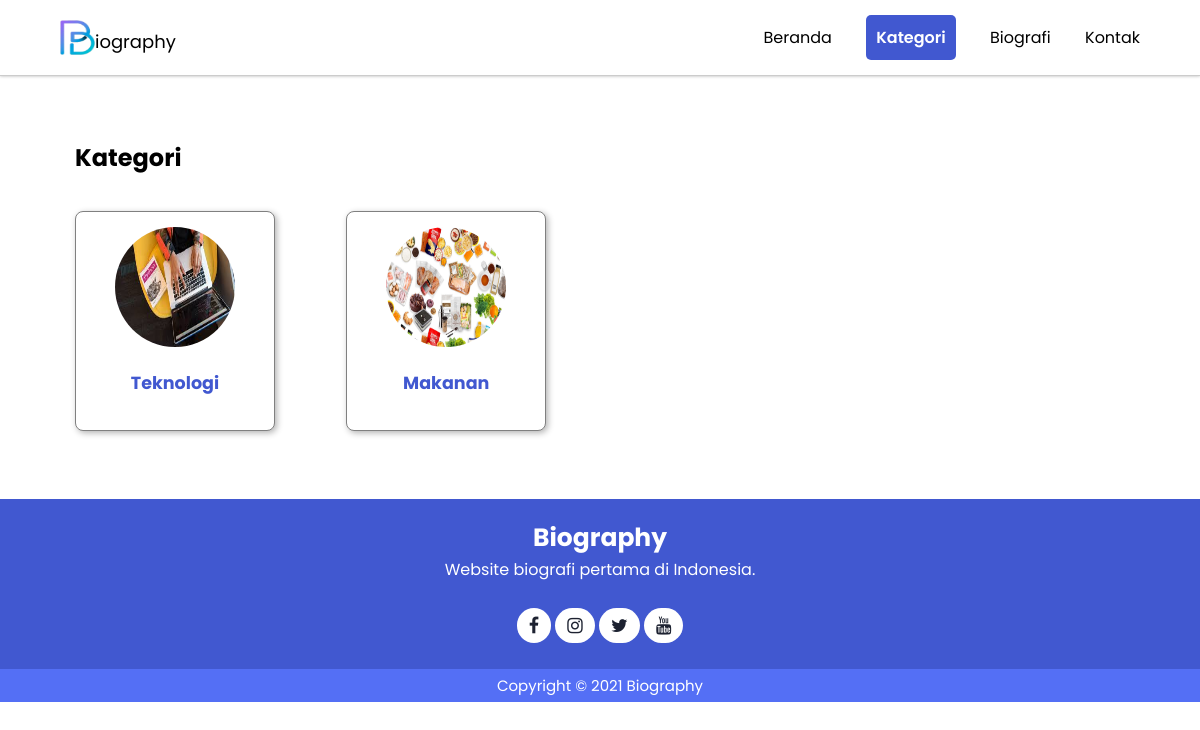
The page /content/user/index.php?hal=category on the database its author committed.
### tables this page shows
CREATE TABLE `tbl_category` (
  `id_category` int(10) NOT NULL,
  `name_category` varchar(50) NOT NULL,
  `img_category` varchar(200) NOT NULL
);

### content/user/category.php (the view)
<?php
    $query_data = mysqli_query($conn, "SELECT * FROM tbl_category ORDER BY id_category DESC");
    $jumlah  = mysqli_num_rows($query_data);
?>
<section class="container">
    <div class="biography">
        <div class="title">
            <h2>Kategori</h2>
        </div>
        <div class="card">
            <?php if ($jumlah > 0) :?>
            <?php while ($h  = mysqli_fetch_array($query_data)) :?>
            <a href="?hal=biography_category&id=<?php echo $h['id_category']?>&name=<?php echo $h['name_category']?>">
                <div class="profile-card">
                    <div class="profile-content">
                        <div class="profile-image">
                            <img src="../../assets/images/category/<?= $h['img_category']?>">
                        </div>
                        <div class="description">
                            <h3><?= $h['name_category']?></h3>
                        </div>
                    </div>
                </div>
            </a>
            <?php endwhile;?>
            <?php else:
                echo "Tidak ada";
                endif;
            ?>
        </div>
    </div>
</section>

### connection/c_main_user.php
<?php
    $halaman  = array("dashboard", "category", "biography_category", "biography", "content_bio", "contact", "insert_comment");
    if(isset($_GET['hal'])) $hal = $_GET['hal'];
    else $hal = "dashboard";
    foreach ($halaman as $value) {
        if ($hal == $value) {
            include "../user/$value.php";
            break;
        }
    }
?>

### assets/css/us_style.css (style rules this page uses)
:root { --main-color: #4158d0; --color-dark: #1D2231; --text-grey: #8390A2; }
* { padding: 0; margin: 0; font-family: 'Poppins', sans-serif; text-decoration: none; list-style: none; box-sizing: border-box; }
.container { max-width: 1080px; margin: auto; }
.biography { margin-top: 4rem; margin-bottom: 1rem; }
.biography .title { margin-bottom: 1rem; }
.biography .card { display: grid; grid-template-columns: repeat(auto-fill, minmax(200px, 1fr)); grid-gap: 20px; margin-bottom: 3rem; }
.biography .card .profile-card { padding: 20px 0px; width: 25%; }
.biography .card .profile-content .profile-image { text-align: center; }
.biography .card .profile-content .profile-image img { width: 120px; height: 120px; border-radius: 60px; border-color: #4158d0; margin-bottom: 1rem; }
.biography .card .profile-content .description { text-align: center; font-size: 15px; }
.profile-content .description h3 { color: #4158d0; }
.biography .card .profile-content { background-color: #fff; border-radius: 8px; border: 1px solid grey; padding: 15px 0px; min-width: 200px; min-height: 220px; width: 100%; box-shadow: 2px 2px 6px 0px rgba(0,0,0,0.3); }
@media (max-width: 1200px) { .biography { margin-left: 15px; } }

### rows shown on the page
tbl_category: img_category (picture), name_category "Teknologi"
tbl_category: img_category (picture), name_category "Makanan"
